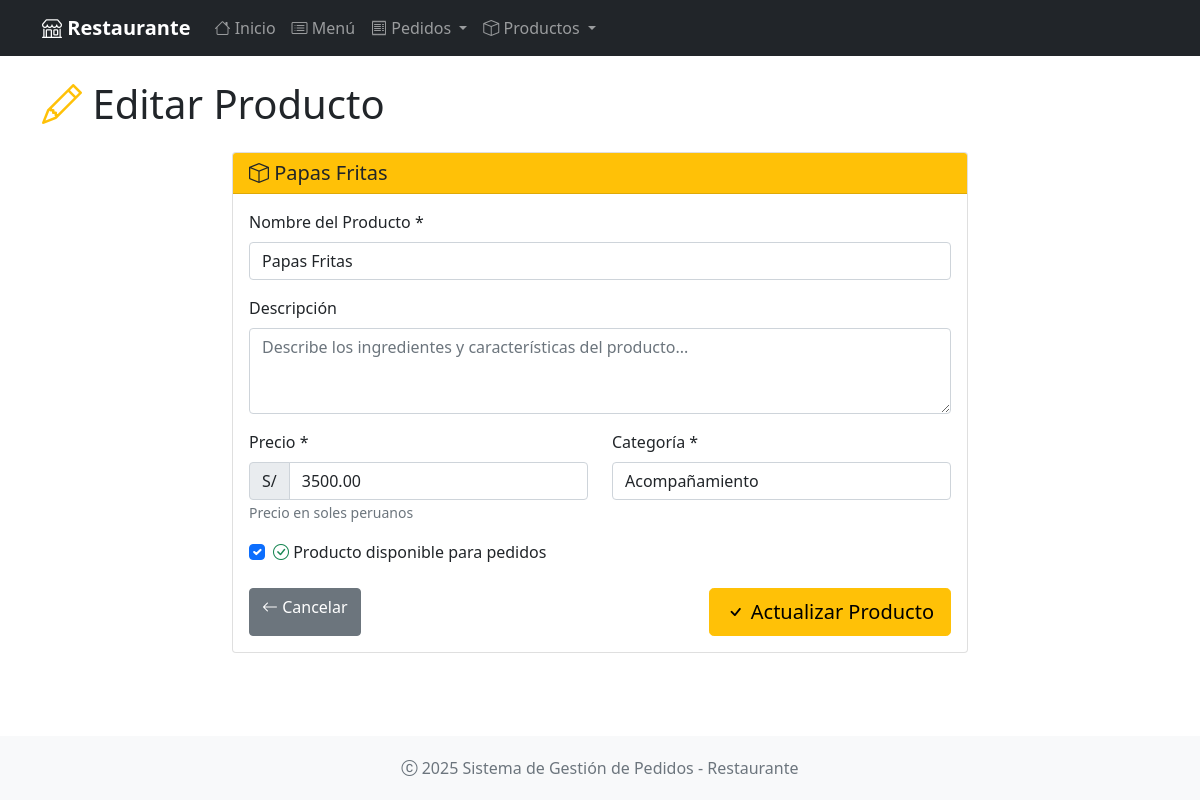
The app's page /productos/4/editar, older data.
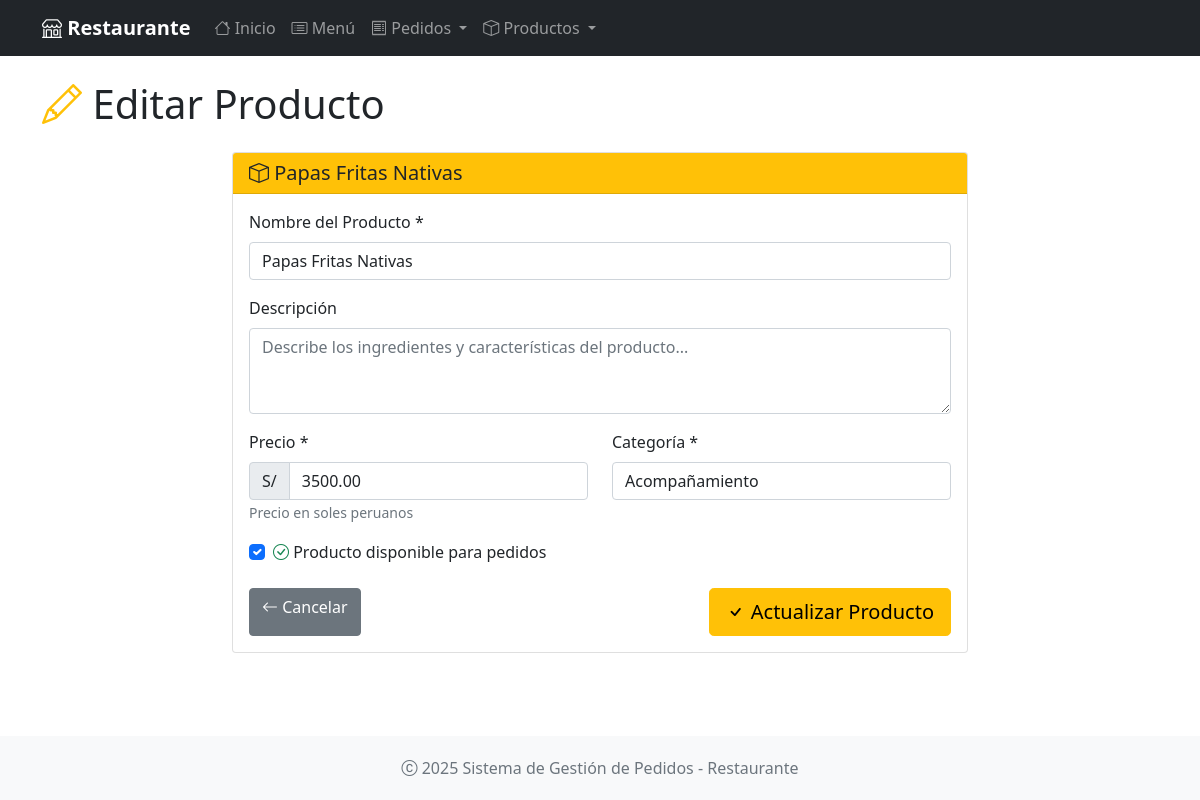
The same page, newer data.
### app.py (models this page shows, shortened)
class Producto(db.Model):
    __tablename__ = 'productos'
    id = db.Column(db.Integer, primary_key=True)
    nombre = db.Column(db.String(100), nullable=False)
    descripcion = db.Column(db.Text)
    precio = db.Column(db.Float, nullable=False)
    categoria = db.Column(db.String(50), nullable=False)
    disponible = db.Column(db.Boolean, default=True)
    fecha_creacion = db.Column(db.DateTime, default=datetime.utcnow)
    detalles_pedido = db.relationship('DetallePedido', backref='producto', lazy=True)

### app.py (the view, shortened to what this page needs)
@app.route('/productos/<int:id>/editar', methods=['GET', 'POST'])
def editar_producto(id):
    producto = Producto.query.get_or_404(id)
    categorias = db.session.query(Producto.categoria).distinct().all()
    categorias = [cat[0] for cat in categorias]
    return render_template('productos/editar.html', producto=producto, categorias=categorias)

### app/templates/productos/editar.html (shortened to what this page needs)
{% extends "base.html" %}
{% block content %}
<div class="row">
    <div class="col-12">
        <h1 class="display-6 mb-4">
            <i class="bi bi-pencil text-warning"></i> Editar Producto
        </h1>
    </div>
</div>
<div class="row justify-content-center">
    <div class="col-md-8">
        <div class="card">
            <div class="card-header bg-warning text-dark">
                <h5 class="mb-0">
                    <i class="bi bi-box"></i> {{ producto.nombre }}
                </h5>
            </div>
            <div class="card-body">
                <form method="POST">
                    <div class="mb-3">
                        <label for="nombre" class="form-label">Nombre del Producto *</label>
                        <input type="text" class="form-control" id="nombre" name="nombre" required
                               value="{{ producto.nombre }}" placeholder="Ej: Hamburguesa Clásica">
                    </div>
                    <div class="mb-3">
                        <label for="descripcion" class="form-label">Descripción</label>
                        <textarea class="form-control" id="descripcion" name="descripcion" rows="3"
                                placeholder="Describe los ingredientes y características del producto...">{{ producto.descripcion or '' }}</textarea>
                    </div>
                    <div class="row">
                        <div class="col-md-6 mb-3">
                            <label for="precio" class="form-label">Precio *</label>
                            <div class="input-group">
                                <span class="input-group-text">S/</span>
                                <input type="number" class="form-control" id="precio" name="precio"
                                       min="0" step="0.50" required value="{{ '%.2f'|format(producto.precio) }}" placeholder="0.00">
                            </div>
                            <small class="form-text text-muted">Precio en soles peruanos</small>
                        </div>
                        <div class="col-md-6 mb-3">
                            <label for="categoria" class="form-label">Categoría *</label>
                            <select class="form-control" id="categoria" name="categoria" required
                                    onchange="toggleNuevaCategoria()">
                                {% for categoria in categorias %}
                                    <option value="{{ categoria }}" {{ 'selected' if categoria == producto.categoria else '' }}>
                                        {{ categoria }}
                                    </option>
                                {% endfor %}
                            </select>
                        </div>
                    </div>
                    <div class="mb-4">
                        <div class="form-check">
                            <input class="form-check-input" type="checkbox" id="disponible" name="disponible"
                                   {{ 'checked' if producto.disponible else '' }}>
                            <label class="form-check-label" for="disponible">
                                <i class="bi bi-check-circle text-success"></i>
                                Producto disponible para pedidos
                            </label>
                        </div>
                    </div>
                    <div class="d-flex justify-content-between">
                        <a href="{{ url_for('ver_producto', id=producto.id) }}" class="btn btn-secondary">
                            <i class="bi bi-arrow-left"></i> Cancelar
                        </a>
                        <button type="submit" class="btn btn-warning btn-lg">
                            <i class="bi bi-check"></i> Actualizar Producto
                        </button>
                    </div>
                </form>
            </div>
        </div>
    </div>
</div>
{% endblock %}

Row changes from the older to the newer data that the page shows:
changed Producto: nombre "Papas Fritas" → "Papas Fritas Nativas"
